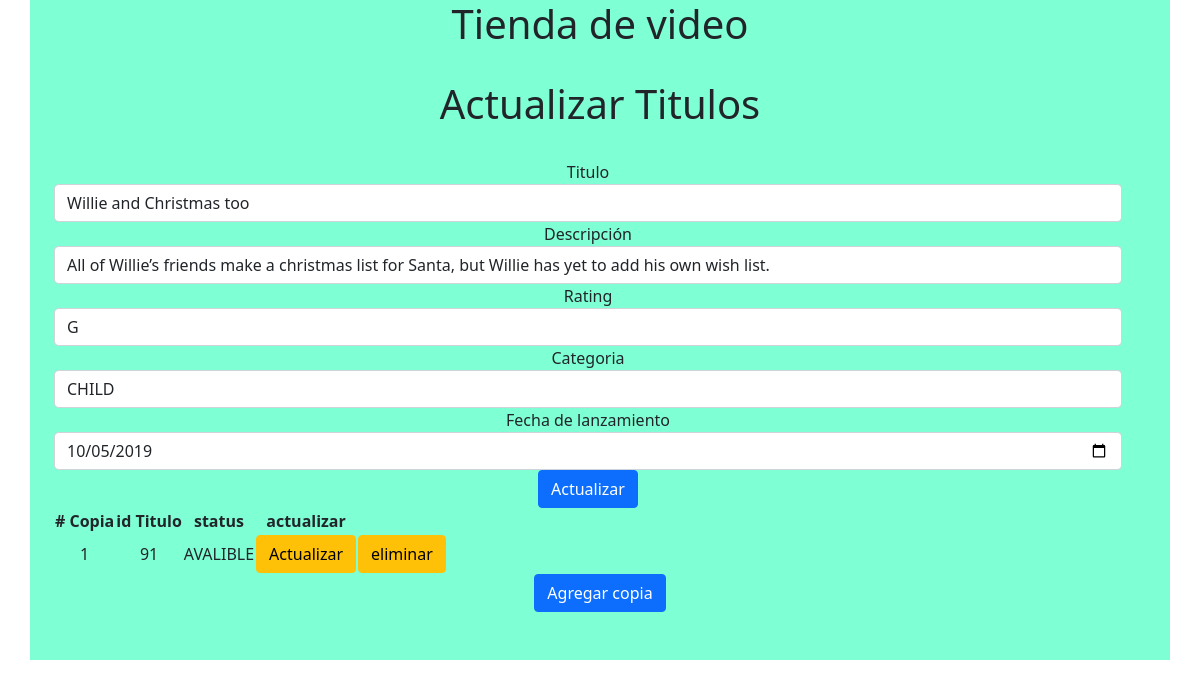
Screenshot of /update_titulos.php?id=91 with the database file from the repository.
### tables this page shows
CREATE TABLE `title` (
  `title_id` bigint(10) NOT NULL,
  `title` varchar(60) NOT NULL,
  `description` varchar(400) NOT NULL,
  `rating` varchar(4) DEFAULT NULL,
  `category` varchar(20) DEFAULT NULL,
  `release_date` date DEFAULT NULL,
  PRIMARY KEY (`title_id`),
  UNIQUE KEY `title_id_UNIQUE` (`title_id`)
);

CREATE TABLE `title_copy` (
  `copy_id` bigint(10) NOT NULL,
  `title_id` bigint(10) NOT NULL,
  `status` varchar(15) NOT NULL,
  PRIMARY KEY (`copy_id`,`title_id`),
  KEY `title_id_UNIQUE` (`title_id`) USING BTREE,
  CONSTRAINT `title_id` FOREIGN KEY (`title_id`) REFERENCES `title` (`title_id`) ON DELETE NO ACTION ON UPDATE NO ACTION
);

### funciones.php (called while the page is built, shortened)
<?php
function conectar() {
    $conexion = new mysqli("localhost", "root", "", "mydb");
    if($conexion->connect_errno) {
        echo "Fallo al conectar a MySQL: " . $conexion->connect_error;
    }   else {
        return $conexion;
    }
}
function  obtener_titulo($id){
    $coneccion = conectar();
    $sql = "SELECT * FROM title WHERE title_id = $id";
    return $coneccion->query($sql)->fetch_assoc();
}
function getCopias($id){
    $coneccion = conectar();
    $sql = "SELECT * FROM title_copy WHERE title_id = $id";
    return $coneccion->query($sql);
}

### update_titulos.php (the view, shortened to what this page needs)
<?php
require('funciones.php');
?>
<!doctype html>
<html lang="es">
<head>
  <link href="https://cdn.jsdelivr.net/npm/bootstrap@5.1.3/dist/css/bootstrap.min.css" rel="stylesheet">
</head>
<body>
  <div class="container h-100 pb-5 " style="background-color: aquamarine;">
    <h1 class="center text-center">Tienda de video</h1>
    <div class="container  text-center ">
      <div class="row p-auto pt-4">
        <div class=" p-auto">
          <h1 class="">Actualizar Titulos</h1>
        </div>
        <?php
        $id_titulo = $_GET['id'];
        $titulo = obtener_titulo($id_titulo);
        ?>
        <div class="row p-auto pt-4">
          <form action="Update_titulo.php" method="post">
            <div class="form-group">
              <div class="form-group">
                <label for="title">Titulo</label>
                <input type="text" value="<?= $titulo["title"] ?>" class="form-control" id="title" aria-describedby="emailHelp" placeholder="Titulo" name="title">
              </div>
              <div class="form-group">
                <label for="description">Descripción</label>
                <input value="<?= $titulo["description"] ?>" type="text" class="form-control" id="description" placeholder="Descripción" name="description">
              </div>
              <div class="form-group">
                <label for="rating">Rating</label>
                <input value="<?= $titulo["rating"] ?>" type="text" class="form-control" id="rating" placeholder="Rating" name="rating">
              </div>
              <div class="form-group">
                <label for="category">Categoria</label>
                <input value="<?= $titulo["category"] ?>" type="text" class="form-control" id="category" placeholder="Categoria" name="category">
              </div>
              <div class="form-group">
                <label for="release_date">Fecha de lanzamiento</label>
                <input value="<?= $titulo["release_date"] ?>" type="date" class="form-control" id="release_date" placeholder="Fecha de lanzamiento" name="release_date">
              </div>
              <button type="submit" class="btn btn-primary">Actualizar</button>
          </form>
        </div>
      </div>
      <div>
        <table clas="table" caption="table" scope="">
          <thead>
            <tr>
              <th>
                # Copia
              </th>
              <th>
                id Titulo
              </th>
              <th>
                status
              </th>
              <th>
                actualizar
              </th>
            </tr>
          </thead>
          <tbody>
            <?php
            $copias = getCopias($id_titulo);
            foreach ($copias as $copia) :
            ?>
              <tr>
                <td>
                  <?= $copia["copy_id"] ?>
                </td>
                <td>
                  <?= $copia["title_id"] ?>
                </td>
                <td>
                  <?= $copia["status"]  ?>
                </td>
                <td>
                  <a class="btn btn-warning" href="update_copia.php?id=<?= $copia["copy_id"] ?>">Actualizar</a>
                </td>
                <td>
                  <a class="btn btn-warning" href="eliminar_copia.php?id=<?= $copia["copy_id"] ?>">eliminar</a>
                </td>
              </tr>
            <?php endforeach; ?>
          </tbody>
        </table>
      </div>
      <div>
        <a class="btn btn-primary" href="Crear_nueva_copia.php?id=<?= $titulo["title_id"] ?>">Agregar copia</a>
      </div>
    </div>
</body>
</html>

### rows the page displays
title: title "Willie and Christmas too", description "All of Willie’s friends make a christmas list for Santa, but Willie has yet to add his own wish list.", rating "G", category "CHILD", release_date "10/05/2019"
title_copy: copy "1", title "91", status "AVALIBLE"
